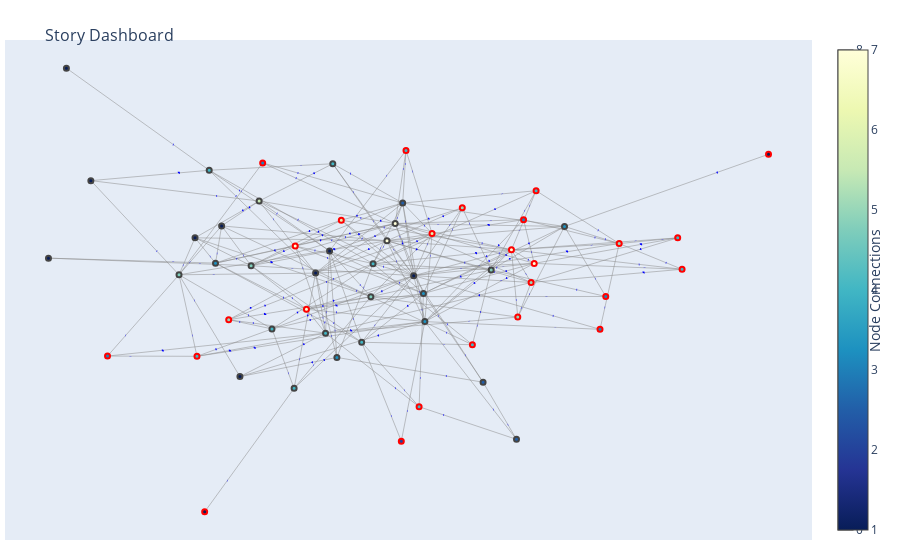

Notebook code cell kept with this figure:
### Code cell
story_dashboard[10]

### Figure 1 — Plotly figure (JSON) as saved in the notebook; plotly's stock layout.template omitted (floating-point values rounded to 4 significant figures; data arrays with more than 128 entries replaced by an {"elided": "..."} marker saying what was removed)
{"data": [{"hoverinfo": "none", "line": {"color": "#888", "width": 0.5}, "mode": "lines", "type": "scatter", "x": {"elided": "609 float values"}, "y": {"elided": "609 float values"}}, {"fill": "toself", "fillcolor": "blue", "line": {"color": "blue"}, "mode": "lines", "type": "scatter", "x": {"elided": "1015 float values"}, "y": {"elided": "1015 float values"}}, {"hoverinfo": "text", "marker": {"color": [0, 8, 0, 6, 5, 4, 0, 3, 0, 4, 8, 4, 3, 0, 3, 4, 2, 0, 2, 3, 4, 4, 4, 3, 0, 0, 0, 2, 5, 5, 5], "colorbar": {"thickness": 15, "title": {"side": "right", "text": "Node Connections"}, "xanchor": "left"}, "colorscale": [[0, "rgb(255,255,217)"], [0.125, "rgb(237,248,177)"], [0.25, "rgb(199,233,180)"], [0.375, "rgb(127,205,187)"], [0.5, "rgb(65,182,196)"], [0.625, "rgb(29,145,192)"], [0.75, "rgb(34,94,168)"], [0.875, "rgb(37,52,148)"], [1, "rgb(8,29,88)"]], "line": {"width": 2}, "reversescale": true, "showscale": true, "size": 5}, "mode": "markers", "text": ["U.S. kills al Qaeda leader Ayman al-Zawahri in drone strike<br>2022-08-02 06:30:00<br>https://www.msn.com/en-us/news/world/us-kills-al-qaeda-leader-ayman-al-zawahri-in-drone-strike/ar-AA10bOe8<br>", "Afghans say they know little about US killing of al-Qaeda leader<br>2022-08-02 20:30:00<br>https://www.msn.com/en-us/news/world/afghans-say-they-know-little-about-us-killing-of-al-qaeda-leader/ar-AA10dMns<br>Biden reveals drone strike killed al-Qaeda leader al-Zawahiri, warns terrorists we will ‘take you out’<br>Al Qaeda Leader Ayman Al Zawahiri Killed In U.S. Drone Strike: Reports<br>Biden: Killing of al-Qaida leader is long-sought 'justice'<br>US kills Al-Qaeda chief in Afghan drone strike<br>Ayman al-Zawahiri: from Cairo physician to al Qaeda leader<br>Ayman al-Zawahiri: from Cairo physician to al Qaeda leader<br>Watching al-Qaida chief's 'pattern of life' key to his death<br>Al-Qaeda leader Ayman al-Zawahiri killed: How the world reacted", "Biden Says Strike in Kabul Killed a Planner of 9/11 Attacks<br>2022-08-02 06:30:00<br>http://www.msn.com/en-us/news/world/us-hits-al-qaeda-target-ap-says-bin-laden-s-successor-is-dead/ar-AA10c5gC<br>", "Al Qaeda Leader Ayman Al Zawahiri Killed In U.S. Drone Strike: Reports<br>2022-08-02 07:30:00<br>https://www.msn.com/en-us/news/world/al-qaeda-leader-ayman-al-zawahiri-killed-in-us-drone-strike-reports/ar-AA10cgrp<br>US takes out al Qaeda leader Ayman al-Zawahri in 'successful' Afghanistan counterterrorism operation<br>Biden reveals drone strike killed al-Qaeda leader al-Zawahiri, warns terrorists we will ‘take you out’<br>U.S. kills al Qaeda leader Ayman al-Zawahri in drone strike<br>U.S. kills al Qaeda leader Ayman al-Zawahri in drone strike<br>US operation kills al Qaeda's top leader, who has led the terror group since bin Laden was killed in 2011<br>Biden: Killing of al-Qaida leader is long-sought 'justice'", "EXPLAINER: Who was al-Zawahri — and why did US kill him?<br>2022-08-02 10:00:00<br>http://www.msn.com/en-us/news/world/explainer-who-was-al-zawahri-and-why-did-us-kill-him/ar-AA10cexG<br>Biden reveals drone strike killed al-Qaeda leader al-Zawahiri, warns terrorists we will ‘take you out’<br>U.S. kills al Qaeda leader Ayman al-Zawahri in drone strike<br>U.S. kills al Qaeda leader Ayman al-Zawahri in drone strike<br>US operation kills al Qaeda's top leader, who has led the terror group since bin Laden was killed in 2011<br>Biden: Killing of al-Qaida leader is long-sought 'justice'", "Al-Zawahri's path went from Cairo clinic to top of al-Qaida<br>2022-08-02 09:00:00<br>http://www.msn.com/en-us/news/world/al-zawahris-path-went-from-cairo-clinic-to-top-of-al-qaida/ar-AA10cnRN<br>US operation kills al Qaeda's top leader, who has led the terror group since bin Laden was killed in 2011<br>Biden: Killing of al-Qaida leader is long-sought 'justice'<br>Ayman al-Zawahiri: from Cairo physician to al Qaeda leader<br>Ayman al-Zawahiri: from Cairo physician to al Qaeda leader", "Al Qaeda leader Ayman al-Zawahiri killed in drone strike, Biden says<br>2022-08-02 06:00:00<br>https://www.cbsnews.com/live-updates/biden-successful-counterterrorism-operation-watch-live-stream-today-2022-08-01/<br>", "Biden hails killing of al-Zawahri: ‘This terrorist leader is no more.’<br>2022-08-02 09:15:00<br>http://www.msn.com/en-us/news/world/biden-hails-killing-of-al-zawahri-this-terrorist-leader-is-no-more/ar-AA10chr5<br>U.S. drone strike kills Al Qaeda leader Ayman al-Zawahiri in Afghanistan<br>Biden: Killing of al-Qaida leader is long-sought 'justice'<br>US kills Al-Qaeda chief in Afghan drone strike", "U.S. drone strike kills Al Qaeda leader Ayman al-Zawahiri in Afghanistan<br>2022-08-02 06:30:00<br>https://www.nbcnews.com/politics/white-house/biden-announce-death-top-al-qaeda-leader-al-zawahiri-sources-say-rcna41046<br>", "Ayman al-Zawahiri, al Qaeda leader killed in U.S. strike, was seen as brains of bin Laden's terror group<br>2022-08-02 07:15:00<br>https://www.cbsnews.com/news/ayman-al-zawahiri-dead-al-qaeda-leader-killed-us-drone-strike/<br>Al Qaeda leader Ayman al-Zawahiri killed in drone strike, Biden says<br>US takes out al Qaeda leader Ayman al-Zawahri in 'successful' Afghanistan counterterrorism operation<br>Biden reveals drone strike killed al-Qaeda leader al-Zawahiri, warns terrorists we will ‘take you out’<br>US operation kills al Qaeda's top leader, who has led the terror group since bin Laden was killed in 2011", "Who was Ayman al-Zawahiri, the Al Qaeda leader killed by a U.S. drone in Kabul?<br>2022-08-02 10:45:00<br>https://www.msn.com/en-us/news/world/who-was-ayman-al-zawahiri-the-al-qaeda-leader-killed-by-a-us-drone-in-kabul/ar-AA10cX7y<br>Biden reveals drone strike killed al-Qaeda leader al-Zawahiri, warns terrorists we will ‘take you out’<br>‘Landmark operation’: U.S. kills al Qaeda Leader<br>U.S. kills al Qaeda leader Ayman al-Zawahri in drone strike<br>U.S. kills al Qaeda leader Ayman al-Zawahri in drone strike<br>Biden: Killing of al-Qaida leader is long-sought 'justice'<br>Biden hails killing of al-Zawahri: ‘This terrorist leader is no more.’<br>Joe Biden: U.S. killed al-Qaida leader Ayman al-Zawahiri in Kabul drone strike<br>Al-Qaeda leader Ayman al-Zawahiri killed in drone strike in Afghanistan", "Joe Biden: U.S. killed al-Qaida leader Ayman al-Zawahiri in Kabul drone strike<br>2022-08-02 09:30:00<br>https://www.msn.com/en-us/news/world/president-joe-biden-says-us-killed-top-al-qaeda-leader-in-drone-strike/ar-AA10cuLr<br>Biden: Killing of al-Qaida leader is long-sought 'justice'<br>US kills Al-Qaeda chief in Afghan drone strike<br>Ayman al-Zawahiri, al Qaeda leader killed in U.S. strike, was seen as brains of bin Laden's terror group<br>Who is Ayman Al Zawahiri? Al Qaeda leader killed in Afghanistan", "Who is Ayman Al Zawahiri? Al Qaeda leader killed in Afghanistan<br>2022-08-02 08:00:00<br>https://www.foxnews.com/world/who-is-ayman-al-zawahiri-al-qaeda-leader-killed-in-afghanistan<br>Biden reveals drone strike killed al-Qaeda leader al-Zawahiri, warns terrorists we will ‘take you out’<br>U.S. drone strike kills Al Qaeda leader Ayman al-Zawahiri in Afghanistan<br>US operation kills al Qaeda's top leader, who has led the terror group since bin Laden was killed in 2011", "US operation kills al Qaeda's top leader, who has led the terror group since bin Laden was killed in 2011<br>2022-08-02 06:15:00<br>https://www.msn.com/en-us/news/world/us-operation-kills-al-qaedas-top-leader-who-has-led-the-terror-group-since-bin-laden-was-killed-in-2011/ar-AA10bTNm<br>", "Ayman al-Zawahiri: from Cairo physician to al Qaeda leader<br>2022-08-02 07:45:00<br>https://www.msn.com/en-us/news/world/ayman-al-zawahiri-from-cairo-physician-to-al-qaeda-leader/ar-AA10cgNE<br>U.S. kills al Qaeda leader Ayman al-Zawahri in drone strike<br>U.S. kills al Qaeda leader Ayman al-Zawahri in drone strike<br>Biden Says Strike in Kabul Killed a Planner of 9/11 Attacks", "'Justice Has Been Delivered': Biden Hails Ayman al-Zawahiri Killing as Sign of America's Resolve<br>2022-08-02 11:15:00<br>http://www.msn.com/en-us/news/world/justice-has-been-delivered-biden-hails-ayman-al-zawahiri-killing-as-sign-of-america-s-resolve/ar-AA10cNyP<br>Biden reveals drone strike killed al-Qaeda leader al-Zawahiri, warns terrorists we will ‘take you out’<br>U.S. drone strike kills Al Qaeda leader Ayman al-Zawahiri in Afghanistan<br>US operation kills al Qaeda's top leader, who has led the terror group since bin Laden was killed in 2011<br>Biden hails killing of al-Zawahri: ‘This terrorist leader is no more.’", "'Justice has been delivered': Al-Qaida leader al-Zawahri killed in U.S. drone strike, Biden says<br>2022-08-02 09:15:00<br>http://www.msn.com/en-us/news/world/justice-has-been-delivered-al-qaida-leader-al-zawahri-killed-in-u-s-drone-strike-biden-says/ar-AA10cqOi<br>Biden: Killing of al-Qaida leader is long-sought 'justice'<br>Who is Ayman Al Zawahiri? Al Qaeda leader killed in Afghanistan", "US takes out al Qaeda leader Ayman al-Zawahri in 'successful' Afghanistan counterterrorism operation<br>2022-08-02 06:00:00<br>https://www.foxnews.com/politics/us-conducts-successful-counterterrorism-operation-takes-out-significant-al-qaeda-target-afghanistan<br>", "U.S. Kills Al-Qaida Leader in Major National Security ‘Win’ for Biden<br>2022-08-02 11:00:00<br>http://www.msn.com/en-us/news/world/u-s-kills-al-qaida-leader-in-major-national-security-win-for-biden/ar-AA10cUw3<br>'Justice has been delivered': Al-Qaida leader al-Zawahri killed in U.S. drone strike, Biden says<br>Biden hails killing of al-Zawahri: ‘This terrorist leader is no more.’", "Watching al-Qaida chief's 'pattern of life' key to his death<br>2022-08-02 11:15:00<br>http://www.msn.com/en-us/news/politics/watching-al-qaida-chiefs-pattern-of-life-key-to-his-death/ar-AA10cNml<br>US operation kills al Qaeda's top leader, who has led the terror group since bin Laden was killed in 2011<br>Al-Zawahri's path went from Cairo clinic to top of al-Qaida<br>'Justice has been delivered': Al-Qaida leader al-Zawahri killed in U.S. drone strike, Biden says", "Your Tuesday Briefing<br>2022-08-02 15:15:00<br>https://www.nytimes.com/2022/08/02/briefing/us-al-qaeda-zawahri-europe.html<br>Biden reveals drone strike killed al-Qaeda leader al-Zawahiri, warns terrorists we will ‘take you out’<br>Biden: Killing of al-Qaida leader is long-sought 'justice'<br>EXPLAINER: Who was al-Zawahri — and why did US kill him?<br>Al Qaeda leader Zawahri's death and questions that need answers", "Al Qaeda leader Zawahri's death and questions that need answers<br>2022-08-02 13:30:00<br>https://www.foxnews.com/opinion/al-qaeda-leader-zawahris-death-questions-need-answers<br>‘Landmark operation’: U.S. kills al Qaeda Leader<br>Biden: Killing of al-Qaida leader is long-sought 'justice'<br>Joe Biden: U.S. killed al-Qaida leader Ayman al-Zawahiri in Kabul drone strike<br>Watching al-Qaida chief's 'pattern of life' key to his death", "Al-Qaeda leader Ayman al-Zawahiri killed in drone strike in Afghanistan<br>2022-08-02 08:45:00<br>http://www.msn.com/en-us/news/world/al-qaeda-leader-ayman-al-zawahiri-killed-in-drone-strike-in-afghanistan/ar-AA10bJ6n<br>Al Qaeda Leader Ayman Al Zawahiri Killed In U.S. Drone Strike: Reports<br>Biden: Killing of al-Qaida leader is long-sought 'justice'<br>US kills Al-Qaeda chief in Afghan drone strike<br>Ayman al-Zawahiri, al Qaeda leader killed in U.S. strike, was seen as brains of bin Laden's terror group", "Al-Qaeda leader Ayman al-Zawahiri killed: How the world reacted<br>2022-08-02 18:15:00<br>https://www.msn.com/en-us/news/world/al-qaeda-leader-ayman-al-zawahiri-killed-how-the-world-reacted/ar-AA10dr7X<br>US kills Al-Qaeda chief in Afghan drone strike<br>Who was Ayman al-Zawahiri, the Al Qaeda leader killed by a U.S. drone in Kabul?<br>Watching al-Qaida chief's 'pattern of life' key to his death", "Biden: Killing of al-Qaida leader is long-sought 'justice'<br>2022-08-02 06:30:00<br>https://www.msn.com/en-us/news/politics/ap-sources-us-operation-killed-al-qaida-leader-al-zawahri/ar-AA10c3T6<br>", "Biden reveals drone strike killed al-Qaeda leader al-Zawahiri, warns terrorists we will ‘take you out’<br>2022-08-02 06:15:00<br>https://www.msn.com/en-us/news/world/top-al-qaeda-leader-killed-by-u-s-in-afghanistan-sources-say/ar-AA10ckqZ<br>", "U.S. kills al Qaeda leader Ayman al-Zawahri in drone strike<br>2022-08-02 06:30:00<br>http://www.msn.com/en-us/news/world/us-kills-al-qaeda-leader-ayman-al-zawahri-in-drone-strike/ar-AA10bOe8<br>", "US kills Al-Qaeda chief in Afghan drone strike<br>2022-08-02 07:30:00<br>https://www.msn.com/en-us/news/world/biden-expected-to-announce-death-of-al-qaeda-chief-al-zawahiri/ar-AA10cuvt<br>Biden reveals drone strike killed al-Qaeda leader al-Zawahiri, warns terrorists we will ‘take you out’<br>Biden: Killing of al-Qaida leader is long-sought 'justice'", "Ayman al-Zawahiri: from Cairo physician to al Qaeda leader<br>2022-08-02 08:00:00<br>http://www.msn.com/en-us/news/world/ayman-al-zawahiri-from-cairo-physician-to-al-qaeda-leader/ar-AA10cgNE<br>U.S. kills al Qaeda leader Ayman al-Zawahri in drone strike<br>U.S. kills al Qaeda leader Ayman al-Zawahri in drone strike<br>US operation kills al Qaeda's top leader, who has led the terror group since bin Laden was killed in 2011<br>Biden: Killing of al-Qaida leader is long-sought 'justice'<br>Biden Says Strike in Kabul Killed a Planner of 9/11 Attacks", "Taliban under scrutiny as US kills al-Qaida leader in Kabul<br>2022-08-02 20:15:00<br>http://www.msn.com/en-us/news/world/taliban-under-scrutiny-as-us-kills-al-qaida-leader-in-kabul/ar-AA10dmWE<br>Biden hails killing of al-Zawahri: ‘This terrorist leader is no more.’<br>Who was Ayman al-Zawahiri, the Al Qaeda leader killed by a U.S. drone in Kabul?<br>Joe Biden: U.S. killed al-Qaida leader Ayman al-Zawahiri in Kabul drone strike<br>EXPLAINER: Who was al-Zawahri — and why did US kill him?<br>Al-Qaeda leader Ayman al-Zawahiri killed: How the world reacted", "‘Landmark operation’: U.S. kills al Qaeda Leader<br>2022-08-02 07:30:00<br>https://www.politico.com/newsletters/politico-nightly/2022/08/01/landmark-operation-u-s-kills-al-qaeda-leader-00049125<br>US takes out al Qaeda leader Ayman al-Zawahri in 'successful' Afghanistan counterterrorism operation<br>Biden reveals drone strike killed al-Qaeda leader al-Zawahiri, warns terrorists we will ‘take you out’<br>U.S. kills al Qaeda leader Ayman al-Zawahri in drone strike<br>U.S. drone strike kills Al Qaeda leader Ayman al-Zawahiri in Afghanistan<br>U.S. kills al Qaeda leader Ayman al-Zawahri in drone strike"], "type": "scatter", "x": [332.6, 712.4, 54.59, 454.2, 666.2, 648.8, 88.61, 768.7, 417.8, 359.5, 696.8, 670.4, 601.7, 587.8, 371.5, 580.2, 879.1, 135.0, 942.5, 765.9, 520.6, 478.6, 594.0, 1034.0, 747.4, 561.4, 383.1, 726.6, 439.0, 894.5, 302.2], "y": [936.1, 984.0, 868.0, 1059.0, 738.9, 586.2, 1504.0, 655.4, 471.1, 1162.0, 926.0, 849.4, 535.4, 892.1, 851.2, 616.7, 452.3, 1128.0, 260.9, 749.5, 431.8, 630.9, 1184.0, 974.0, 809.3, 817.8, 976, 1052.0, 842.6, 828.6, 812.2]}, {"hoverinfo": "text", "marker": {"color": [2, 3, 3, 5, 5, 1, 7, 4, 4, 4, 6, 3, 6, 5, 4, 1, 7, 5, 4, 3, 4, 4, 5, 7, 7, 3], "colorscale": [[0, "rgb(255,255,217)"], [0.125, "rgb(237,248,177)"], [0.25, "rgb(199,233,180)"], [0.375, "rgb(127,205,187)"], [0.5, "rgb(65,182,196)"], [0.625, "rgb(29,145,192)"], [0.75, "rgb(34,94,168)"], [0.875, "rgb(37,52,148)"], [1, "rgb(8,29,88)"]], "line": {"color": "red", "width": 2}, "reversescale": true, "showscale": true, "size": 5, "symbol": "circle"}, "mode": "markers", "text": ["Zawahiri killing boosts Biden on Afghan exit anniversary<br>2022-08-03 01:00:00<br>https://www.msn.com/en-us/news/world/zawahiri-killing-boosts-biden-on-afghan-exit-anniversary/ar-AA10eugx<br>Biden hails killing of al-Zawahri: ‘This terrorist leader is no more.’<br>Al-Zawahri's path went from Cairo clinic to top of al-Qaida", "For the Taliban, a New Era of Isolation Has Arrived<br>2022-08-02 23:45:00<br>https://www.nytimes.com/2022/08/02/world/asia/afghanistan-taliban.html<br>‘Landmark operation’: U.S. kills al Qaeda Leader<br>Afghans say they know little about US killing of al-Qaeda leader<br>US kills Al-Qaeda chief in Afghan drone strike", "Your Wednesday Briefing: China Plans Drills as Pelosi Arrives in Taiwan<br>2022-08-03 05:45:00<br>https://www.nytimes.com/2022/08/02/briefing/pelosi-arrival-taiwan-china.html<br>Biden hails killing of al-Zawahri: ‘This terrorist leader is no more.’<br>Biden: Killing of al-Qaida leader is long-sought 'justice'<br>Al Qaeda leader's death raises concerns over Taliban links, Afghanistan's future", "Nebraska, Iowa lawmakers react to killing of al-Qaida leader<br>2022-08-03 04:30:00<br>https://www.msn.com/en-us/news/politics/nebraska-iowa-lawmakers-react-to-killing-of-al-qaida-leader/ar-AA10eLX8<br>Biden: Killing of al-Qaida leader is long-sought 'justice'<br>Who was Ayman al-Zawahiri, the Al Qaeda leader killed by a U.S. drone in Kabul?<br>Taliban under scrutiny as US kills al-Qaida leader in Kabul<br>Watching al-Qaida chief's 'pattern of life' key to his death<br>US operation kills al Qaeda's top leader, who has led the terror group since bin Laden was killed in 2011", "U.S. drone strike on al-Zawahiri in Kabul undermines Taliban<br>2022-08-03 05:00:00<br>https://www.nbcnews.com/news/world/us-killed-al-qaeda-leader-ayman-al-zawahri-kabul-taliban-war-on-terror-rcna41120<br>'Justice Has Been Delivered': Biden Hails Ayman al-Zawahiri Killing as Sign of America's Resolve<br>EXPLAINER: Who was al-Zawahri — and why did US kill him?<br>Factbox-Who could succeed Al Qaeda's leader Zawahiri?<br>Al-Qaeda leader Ayman al-Zawahiri killed: How the world reacted<br>Why death of al-Qaeda’s Ayman al-Zawahiri will have little impact", "Biden's Afghanistan challenges ahead after Zawahiri's death<br>2022-08-02 23:45:00<br>https://www.foxnews.com/opinion/biden-afghanistan-challenges-ahead-after-zawahiris-death<br>Your Tuesday Briefing", "What now for al-Qaeda?<br>2022-08-03 01:15:00<br>https://www.msn.com/en-us/news/world/what-now-for-al-qaeda/ar-AA10eBh6<br>'Justice Has Been Delivered': Biden Hails Ayman al-Zawahiri Killing as Sign of America's Resolve<br>Joe Biden: U.S. killed al-Qaida leader Ayman al-Zawahiri in Kabul drone strike<br>Watching al-Qaida chief's 'pattern of life' key to his death<br>Afghans say they know little about US killing of al-Qaeda leader<br>US kills Al-Qaeda chief in Afghan drone strike<br>Ayman al-Zawahiri: from Cairo physician to al Qaeda leader<br>Ayman al-Zawahiri: from Cairo physician to al Qaeda leader", "Al-Zawahiri was on his Kabul balcony. How Hellfire missiles took him out<br>2022-08-03 06:15:00<br>http://www.msn.com/en-us/news/world/al-zawahiri-was-on-his-kabul-balcony-how-hellfire-missiles-took-him-out/ar-AA10eZCX<br>Factbox-Who could succeed Al Qaeda's leader Zawahiri?<br>Al Qaeda leader's death raises concerns over Taliban links, Afghanistan's future<br>Taliban facing backlash after U.S. drone strike against al-Qaeda leader<br>Why death of al-Qaeda’s Ayman al-Zawahiri will have little impact", "Opinion: What Ayman al-Zawahiri's death means for al-Qaida's future<br>2022-08-03 04:45:00<br>https://www.npr.org/2022/08/02/1115154930/opinion-zawahiri-death-al-qaida-succession<br>Afghans say they know little about US killing of al-Qaeda leader<br>US kills Al-Qaeda chief in Afghan drone strike<br>US operation kills al Qaeda's top leader, who has led the terror group since bin Laden was killed in 2011<br>The downside: US strike shows Afghanistan still terror base", "White House releases image of Biden huddling with advisers ahead of al-Zawahri strike<br>2022-08-02 22:00:00<br>https://www.foxnews.com/politics/white-house-releases-image-biden-huddling-advisors-al-zawahri-strike<br>‘Landmark operation’: U.S. kills al Qaeda Leader<br>Biden hails killing of al-Zawahri: ‘This terrorist leader is no more.’<br>Al Qaeda leader Zawahri's death and questions that need answers<br>'Justice Has Been Delivered': Biden Hails Ayman al-Zawahiri Killing as Sign of America's Resolve", "How the C.I.A. Tracked the Leader of Al Qaeda<br>2022-08-03 07:45:00<br>https://www.nytimes.com/2022/08/02/us/politics/cia-qaeda-al-zawahri.html<br>Biden: Killing of al-Qaida leader is long-sought 'justice'<br>Factbox-Who could succeed Al Qaeda's leader Zawahiri?<br>Watching al-Qaida chief's 'pattern of life' key to his death<br>US kills Al-Qaeda chief in Afghan drone strike<br>Ayman al-Zawahiri: from Cairo physician to al Qaeda leader<br>Ayman al-Zawahiri: from Cairo physician to al Qaeda leader", "Zawahiri’s death and the war on terror’s end<br>2022-08-03 01:15:00<br>http://www.msn.com/en-us/news/world/zawahiri-s-death-and-the-war-on-terror-s-end/ar-AA10eFXx<br>EXPLAINER: Who was al-Zawahri — and why did US kill him?<br>Taliban under scrutiny as US kills al-Qaida leader in Kabul<br>Al-Qaeda leader Ayman al-Zawahiri killed: How the world reacted", "The downside: US strike shows Afghanistan still terror base<br>2022-08-03 03:45:00<br>http://www.msn.com/en-us/news/politics/the-downside-us-strike-shows-afghanistan-still-terror-base/ar-AA10eNOm<br>Biden hails killing of al-Zawahri: ‘This terrorist leader is no more.’<br>Biden reveals drone strike killed al-Qaeda leader al-Zawahiri, warns terrorists we will ‘take you out’<br>EXPLAINER: Who was al-Zawahri — and why did US kill him?<br>Joe Biden: U.S. killed al-Qaida leader Ayman al-Zawahiri in Kabul drone strike<br>Biden: Killing of al-Qaida leader is long-sought 'justice'<br>US kills Al-Qaeda chief in Afghan drone strike", "Al Qaeda leader's death raises concerns over Taliban links, Afghanistan's future<br>2022-08-03 03:45:00<br>http://www.msn.com/en-us/news/world/al-qaeda-leader-s-death-raises-concerns-over-taliban-links-afghanistan-s-future/ar-AA10eQbx<br>Biden: Killing of al-Qaida leader is long-sought 'justice'<br>Factbox-Who could succeed Al Qaeda's leader Zawahiri?<br>Images show Kabul house where al Qaeda chief was killed by US strike<br>Al-Qaeda leader Ayman al-Zawahiri killed: How the world reacted<br>How The CIA's Hit On Terror Kingpin Zawahiri Went Down", "Taliban under scrutiny as US kills al-Qaida leader in Kabul<br>2022-08-03 00:00:00<br>https://www.msn.com/en-us/news/world/taliban-under-scrutiny-as-us-kills-al-qaida-leader-in-kabul/ar-AA10dHmr<br>EXPLAINER: Who was al-Zawahri — and why did US kill him?<br>Joe Biden: U.S. killed al-Qaida leader Ayman al-Zawahiri in Kabul drone strike<br>Taliban under scrutiny as US kills al-Qaida leader in Kabul<br>Al-Zawahri's path went from Cairo clinic to top of al-Qaida", "Zawahiri strike gives Biden counter-terrorism strategy boost, but concerns persist<br>2022-08-03 03:15:00<br>http://www.msn.com/en-us/news/world/zawahiri-strike-gives-biden-counter-terrorism-strategy-boost-but-concerns-persist/ar-AA10eCBo<br>Al-Qaeda leader Ayman al-Zawahiri killed: How the world reacted", "Ayman al-Zawahri Is Gone, but Al Qaeda Is Resilient - The New York Times<br>2022-08-03 02:00:00<br>https://www.nytimes.com/2022/08/02/opinion/ayman-al-zawahri-al-qaeda-afghanistan.html<br>Biden hails killing of al-Zawahri: ‘This terrorist leader is no more.’<br>'Justice Has Been Delivered': Biden Hails Ayman al-Zawahiri Killing as Sign of America's Resolve<br>EXPLAINER: Who was al-Zawahri — and why did US kill him?<br>Biden: Killing of al-Qaida leader is long-sought 'justice'<br>Watching al-Qaida chief's 'pattern of life' key to his death<br>Ayman al-Zawahiri: from Cairo physician to al Qaeda leader<br>Ayman al-Zawahiri: from Cairo physician to al Qaeda leader", "The Killing of Ayman al-Zawahri: What We Know<br>2022-08-02 23:00:00<br>https://www.nytimes.com/2022/08/02/world/asia/al-qaeda-al-zawahri-killing.html<br>Al Qaeda leader Zawahri's death and questions that need answers<br>'Justice Has Been Delivered': Biden Hails Ayman al-Zawahiri Killing as Sign of America's Resolve<br>Biden reveals drone strike killed al-Qaeda leader al-Zawahiri, warns terrorists we will ‘take you out’<br>EXPLAINER: Who was al-Zawahri — and why did US kill him?<br>Joe Biden: U.S. killed al-Qaida leader Ayman al-Zawahiri in Kabul drone strike", "Al-Zawahiri was on his Kabul balcony. How Hellfire missiles took him out<br>2022-08-03 05:45:00<br>https://www.cbsnews.com/news/hellfire-missiles-ayman-al-zawahiri-dead-kabul-balcony/<br>Factbox-Who could succeed Al Qaeda's leader Zawahiri?<br>Al Qaeda leader's death raises concerns over Taliban links, Afghanistan's future<br>Taliban facing backlash after U.S. drone strike against al-Qaeda leader<br>Why death of al-Qaeda’s Ayman al-Zawahiri will have little impact", "Images show Kabul house where al Qaeda chief was killed by US strike<br>2022-08-02 23:15:00<br>https://edition.cnn.com/2022/08/02/middleeast/ayman-al-zawahiri-strike-house-identified-intl/<br>Biden hails killing of al-Zawahri: ‘This terrorist leader is no more.’<br>Who was Ayman al-Zawahiri, the Al Qaeda leader killed by a U.S. drone in Kabul?<br>Afghans say they know little about US killing of al-Qaeda leader", "How The CIA's Hit On Terror Kingpin Zawahiri Went Down<br>2022-08-03 02:00:00<br>https://www.msn.com/en-us/news/world/how-the-cia-s-hit-on-terror-kingpin-zawahiri-went-down/ar-AA10e2gf<br>Joe Biden: U.S. killed al-Qaida leader Ayman al-Zawahiri in Kabul drone strike<br>Factbox-Who could succeed Al Qaeda's leader Zawahiri?<br>Taliban under scrutiny as US kills al-Qaida leader in Kabul<br>US kills Al-Qaeda chief in Afghan drone strike", "Biden Administration Sues Idaho Over 6-Week Abortion Ban<br>2022-08-03 04:00:00<br>https://www.huffpost.com/entry/biden-administration-sues-idaho-six-week-abortion-ban_n_62e9705ae4b006483aa1f23c<br>'Justice Has Been Delivered': Biden Hails Ayman al-Zawahiri Killing as Sign of America's Resolve<br>Watching al-Qaida chief's 'pattern of life' key to his death<br>Al-Zawahri's path went from Cairo clinic to top of al-Qaida<br>U.S. Kills Al-Qaida Leader in Major National Security ‘Win’ for Biden", "Why death of al-Qaeda’s Ayman al-Zawahiri will have little impact<br>2022-08-03 04:00:00<br>https://www.msn.com/en-us/news/world/why-death-of-al-qaeda-s-ayman-al-zawahiri-will-have-little-impact/ar-AA10eCFc<br>'Justice Has Been Delivered': Biden Hails Ayman al-Zawahiri Killing as Sign of America's Resolve<br>Biden: Killing of al-Qaida leader is long-sought 'justice'<br>Factbox-Who could succeed Al Qaeda's leader Zawahiri?<br>Who was Ayman al-Zawahiri, the Al Qaeda leader killed by a U.S. drone in Kabul?<br>Afghans say they know little about US killing of al-Qaeda leader", "Taliban facing backlash after U.S. drone strike against al-Qaeda leader<br>2022-08-03 04:15:00<br>https://www.msn.com/en-us/news/world/taliban-facing-backlash-after-u-s-drone-strike-against-al-qaeda-leader/ar-AA10eFHJ<br>Biden hails killing of al-Zawahri: ‘This terrorist leader is no more.’<br>Biden reveals drone strike killed al-Qaeda leader al-Zawahiri, warns terrorists we will ‘take you out’<br>Biden: Killing of al-Qaida leader is long-sought 'justice'<br>Factbox-Who could succeed Al Qaeda's leader Zawahiri?<br>Watching al-Qaida chief's 'pattern of life' key to his death<br>Afghans say they know little about US killing of al-Qaeda leader<br>Images show Kabul house where al Qaeda chief was killed by US strike", "Factbox-Who could succeed Al Qaeda's leader Zawahiri?<br>2022-08-02 23:00:00<br>https://www.msn.com/en-us/news/world/factbox-who-could-succeed-al-qaedas-leader-zawahiri/ar-AA10dWNC<br>Biden hails killing of al-Zawahri: ‘This terrorist leader is no more.’<br>Joe Biden: U.S. killed al-Qaida leader Ayman al-Zawahiri in Kabul drone strike<br>Biden: Killing of al-Qaida leader is long-sought 'justice'<br>Who was Ayman al-Zawahiri, the Al Qaeda leader killed by a U.S. drone in Kabul?<br>Taliban under scrutiny as US kills al-Qaida leader in Kabul<br>Watching al-Qaida chief's 'pattern of life' key to his death<br>Afghans say they know little about US killing of al-Qaeda leader", "Biden takes victory lap over al Qaeda leader's death but bashed Trump for taking out Soleimani<br>2022-08-03 01:00:00<br>https://www.foxnews.com/politics/biden-takes-victory-lap-over-al-qaeda-leaders-death-despite-previously-opposing-targeting-terrorists<br>‘Landmark operation’: U.S. kills al Qaeda Leader<br>White House releases image of Biden huddling with advisers ahead of al-Zawahri strike<br>'Justice Has Been Delivered': Biden Hails Ayman al-Zawahiri Killing as Sign of America's Resolve"], "type": "scatter", "x": [724.0, 460.9, 1101.0, 839.6, 944.9, 350.9, 522.7, 1248.0, 732.9, 336.3, 610.1, 1112.0, 782.3, 1137.0, 858.8, 1421.0, 544.0, 396.5, 1257.0, 955.9, 979.7, 757.7, 970.2, 976.1, 932.9, 166.6], "y": [254.9, 1187, 629.6, 1037.0, 670.4, 18, 908.5, 935.9, 1229.0, 539.2, 995.1, 739.6, 950.8, 916.7, 577.9, 1216.0, 696.8, 661.7, 830.7, 996.8, 1094.0, 370.3, 786.5, 850.4, 896.0, 539.9]}], "layout": {"hovermode": "closest", "margin": {"b": 20, "l": 5, "r": 5, "t": 40}, "showlegend": false, "title": {"font": {"size": 16}, "text": "<br>Story Dashboard"}, "xaxis": {"showgrid": false, "showticklabels": false, "zeroline": false}, "yaxis": {"showgrid": false, "showticklabels": false, "zeroline": false}}}
